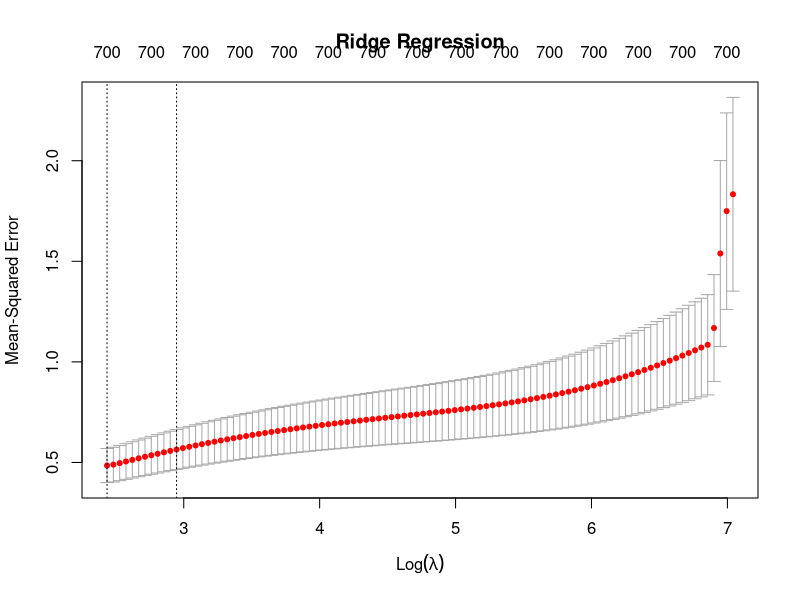
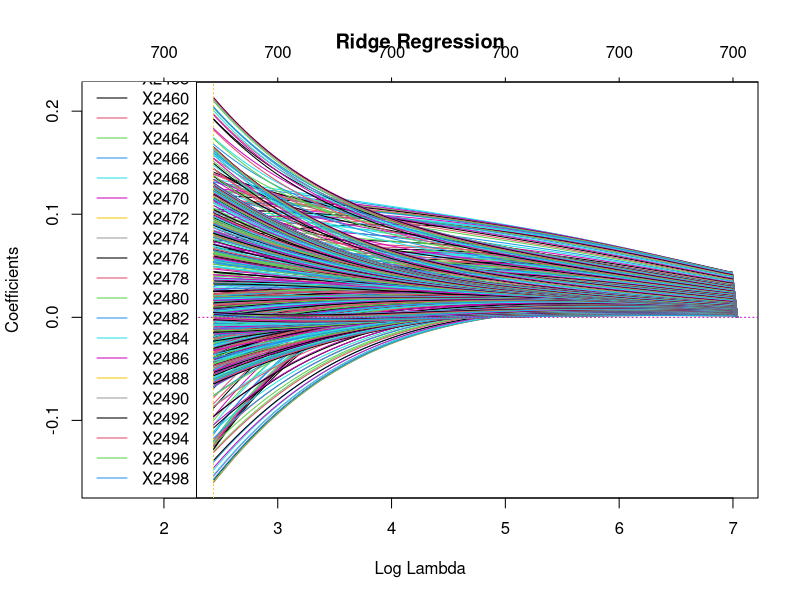
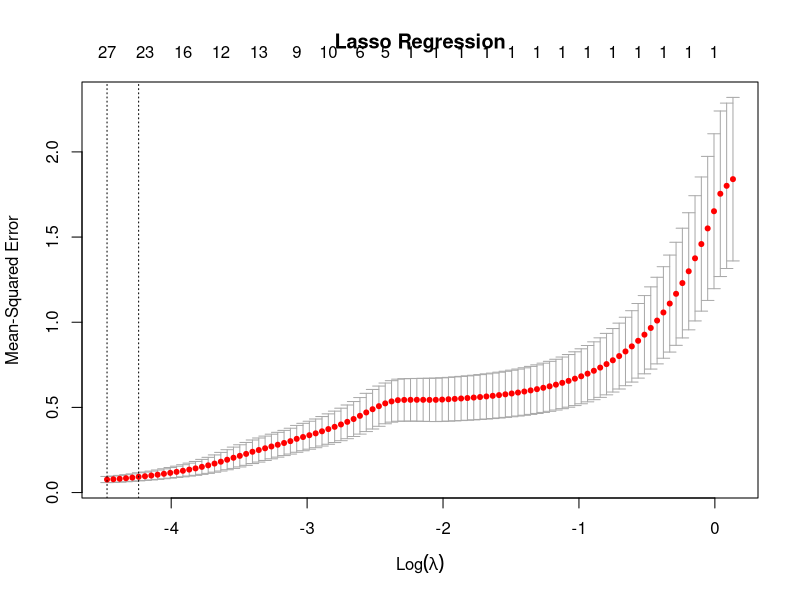
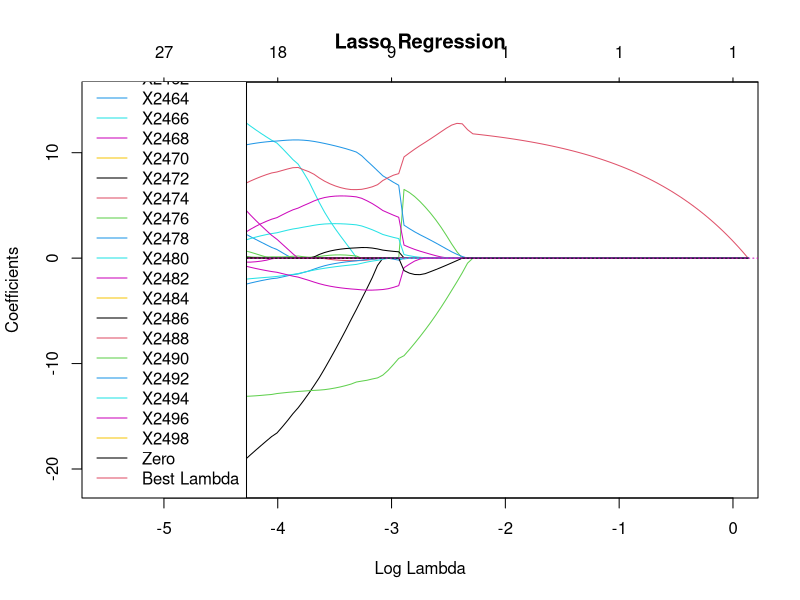

These figures' R source, in order:
## ---- chunk 1
knitr::opts_chunk$set(echo = TRUE)
rm(list=ls()); graphics.off()
## ---- chunk 2
cookies_data <- read.csv("cookies.csv")
dim(cookies_data)
## ---- chunk 3
library(glmnet)
y <- cookies_data[, 1]
X <- cookies_data[, -1]

cv_ridge_model <- cv.glmnet(as.matrix(X), y, alpha=0, standardize = TRUE)
plot(cv_ridge_model, main="Ridge Regression")
print(cv_ridge_model)

best_lambda <- cv_ridge_model$lambda.min
best_lambda_ridge_model <- best_lambda
print(paste("Best lambda :", best_lambda))
## ---- chunk 4
plot(cv_ridge_model$glmnet.fit, xvar = "lambda", main="Ridge Regression", xlim=c(1.5, 7))
abline(h = 0, col = 6, lty = 3)
abline(v = log(best_lambda_ridge_model), col = 7, lty = 3)
legend("bottomleft", legend = c(colnames(X)), col = 1:700, lty = 1)
## ---- chunk 5
final_ridge_model <- glmnet(as.matrix(X), y, alpha=0, lambda=best_lambda)

abs_coef <- abs(coef(final_ridge_model)[-1])
## ---- chunk 6
min(abs_coef)
paste("Number of value higher than 10^-1 : ", sum(abs_coef > 10^-1))
paste("Number of value higher than 10^-2 : ", sum(abs_coef > 10^-2))
paste("Number of value higher than 10^-3 : ", sum(abs_coef > 10^-3))
paste("Number of value higher than 10^-4 : ", sum(abs_coef > 10^-4))
## ---- chunk 7
cv_lasso_model <- cv.glmnet(as.matrix(X), y, alpha=1)
plot(cv_lasso_model, main="Lasso Regression")
print(cv_lasso_model)

best_lambda_lasso <- cv_lasso_model$lambda.min
best_model_lasso <- glmnet(as.matrix(X), y, lambda = best_lambda_lasso, alpha = 1)
## ---- chunk 8
plot(cv_lasso_model$glmnet.fit, xvar = "lambda", main="Lasso Regression", xlim=c(-5.5, 0))
abline(h = 0, col = 6, lty = 3)
abline(v = log(best_lambda_lasso), col = 7, lty = 3)
legend("bottomleft", legend = c(colnames(X), "Zero", "Best Lambda"), col = 1:7, lty = 1)
print(log(best_lambda_lasso))
## ---- chunk 9
non_zero_coefficients <- (best_model_lasso$beta[which(best_model_lasso$beta != 0)])
non_zero_spectra <- (colnames(X)[which(best_model_lasso$beta != 0)])
data.frame(non_zero_spectra, non_zero_coefficients)
## ---- chunk 10
print(best_model_lasso)
## ---- chunk 11
# We split into 2 dataframe randomly
indice_train <- sample(1:nrow(cookies_data), 0.8 * nrow(cookies_data))
train_data <- cookies_data[indice_train, ]
test_data <- cookies_data[-indice_train, ]

# We define X & y for both dataframe
y_train <- train_data[, 1]
X_train <- train_data[, -1]
y_test <- test_data[, 1]
X_test <- test_data[, -1]

# We train the model with the best value for lambda
cv_ridge_model <- cv.glmnet(as.matrix(X_train), y_train, alpha = 0, grouped = FALSE)
best_lambda_ridge <- cv_ridge_model$lambda.min
ridge_model <- glmnet(as.matrix(X_train), y_train, lambda = best_lambda_ridge, alpha = 0)

predictions_ridge <- predict(ridge_model, s = best_lambda_ridge, newx = as.matrix(X_test))

error_ridge <- sqrt(mean((predictions_ridge - y_test)^2))
print(paste("RMSE Ridge :", round(error_ridge, 2)))
## ---- chunk 12
# We split into 2 dataframe randomly
indice_train <- sample(1:nrow(cookies_data), 0.8 * nrow(cookies_data))
train_data <- cookies_data[indice_train, ]
test_data <- cookies_data[-indice_train, ]

# We define X & y for both dataframe
y_train <- train_data[, 1]
X_train <- train_data[, -1]
y_test <- test_data[, 1]
X_test <- test_data[, -1]

# We train the model with the best value for lambda
cv_lasso_model <- cv.glmnet(as.matrix(X_train), y_train, alpha = 1, grouped = FALSE)
best_lambda <- cv_lasso_model$lambda.min
lasso_model <- glmnet(as.matrix(X_train), y_train, lambda = best_lambda, alpha = 1)

# We make prediction on the X_test
predictions_lasso <- predict(lasso_model, s = best_lambda, newx = as.matrix(X_test))

# We compute the RMSE
error_lasso  <- sqrt(mean((predictions_lasso - y_test)^2))
print(paste("RMSE :", round(error_lasso, 2)))
## ---- chunk 13
resall<-glm(fat~.,data=cookies_data,family=gaussian)
res0<-glm(fat~1,data=cookies_data,family=gaussian)
resfor<-step(res0,list(upper=resall),direction='forward', trace=0)
## ---- chunk 14
print(resfor)
